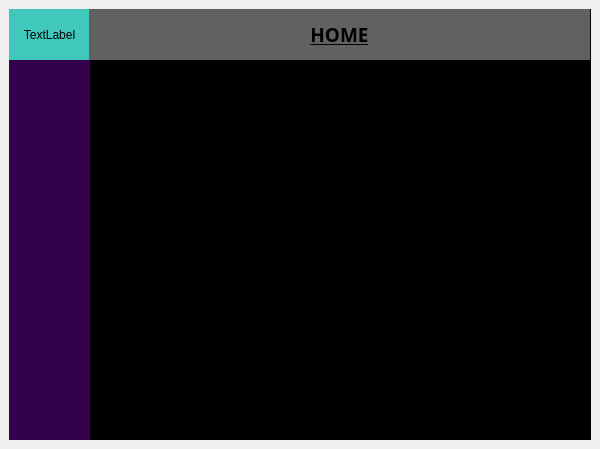
<?xml version="1.0" encoding="UTF-8"?>
<ui version="4.0">
 <class>MainWindow</class>
 <widget class="QMainWindow" name="MainWindow">
  <property name="geometry">
   <rect>
    <x>0</x>
    <y>0</y>
    <width>600</width>
    <height>449</height>
   </rect>
  </property>
  <property name="windowTitle">
   <string>MainWindow</string>
  </property>
  <widget class="QWidget" name="centralwidget">
   <layout class="QVBoxLayout" name="verticalLayout">
    <item>
     <widget class="QFrame" name="frame">
      <property name="styleSheet">
       <string notr="true">QFrame{
	background-color: rgb(0, 0, 0);
}</string>
      </property>
      <property name="frameShape">
       <enum>QFrame::StyledPanel</enum>
      </property>
      <property name="frameShadow">
       <enum>QFrame::Raised</enum>
      </property>
      <widget class="QLabel" name="label">
       <property name="geometry">
        <rect>
         <x>0</x>
         <y>0</y>
         <width>81</width>
         <height>431</height>
        </rect>
       </property>
       <property name="styleSheet">
        <string notr="true">QLabel{
	

	background-color: rgb(51, 0, 76);
}</string>
       </property>
       <property name="text">
        <string/>
       </property>
       <property name="alignment">
        <set>Qt::AlignCenter</set>
       </property>
      </widget>
      <widget class="QLabel" name="label_2">
       <property name="geometry">
        <rect>
         <x>0</x>
         <y>0</y>
         <width>81</width>
         <height>31</height>
        </rect>
       </property>
       <property name="styleSheet">
        <string notr="true">background-color: rgb(68, 198, 200);</string>
       </property>
       <property name="text">
        <string>TextLabel</string>
       </property>
      </widget>
      <widget class="QLabel" name="label_3">
       <property name="geometry">
        <rect>
         <x>0</x>
         <y>0</y>
         <width>81</width>
         <height>51</height>
        </rect>
       </property>
       <property name="styleSheet">
        <string notr="true">QLabel{
	background-color: rgb(65, 200, 189);
}
</string>
       </property>
       <property name="text">
        <string>TextLabel</string>
       </property>
       <property name="alignment">
        <set>Qt::AlignCenter</set>
       </property>
      </widget>
      <widget class="QLabel" name="label_4">
       <property name="geometry">
        <rect>
         <x>80</x>
         <y>0</y>
         <width>501</width>
         <height>51</height>
        </rect>
       </property>
       <property name="font">
        <font>
         <family>Myanmar Text</family>
         <pointsize>14</pointsize>
         <weight>75</weight>
         <bold>true</bold>
         <underline>true</underline>
        </font>
       </property>
       <property name="styleSheet">
        <string notr="true">background-color: rgb(97, 97, 97);</string>
       </property>
       <property name="text">
        <string>&lt;strong&gt;HOME</string>
       </property>
       <property name="alignment">
        <set>Qt::AlignCenter</set>
       </property>
      </widget>
     </widget>
    </item>
   </layout>
  </widget>
 </widget>
 <resources/>
 <connections/>
</ui>
